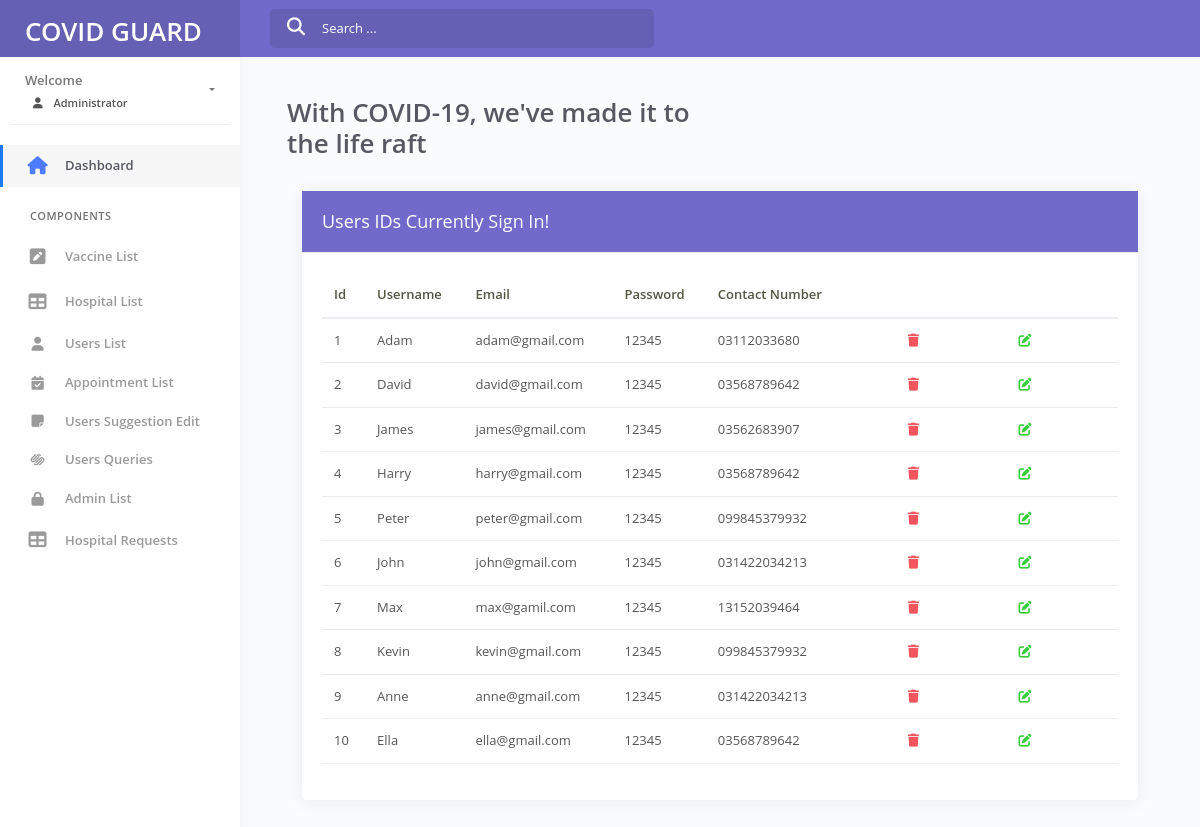
Screenshot of /Admin/Admin_panel/user.php with the database file from the repository.
### tables this page shows
CREATE TABLE `user_register` (
  `id` int(11) NOT NULL,
  `username` varchar(255) NOT NULL,
  `email` varchar(255) NOT NULL,
  `password` varchar(255) NOT NULL,
  `contact` varchar(255) NOT NULL
);

### Admin/Admin_panel/user.php (the view, shortened to what this page needs)
<?php
include("header.php");
include("connection.php");
?>
<link rel="stylesheet" href="https://cdnjs.cloudflare.com/ajax/libs/font-awesome/6.5.2/css/all.min.css" />
<div class="main-panel">
	<div class="content">
		<div class="page-inner">
          <div class="content-body">
    <div class="container-fluid">
        <div class="row page-titles mx-0">
                    <div class="col-sm-6 p-md-0">
                        <div class="welcome-text">
                            <h1 class="display-5 fw-bold my-3">With COVID-19, we've made it to the life raft</h1>
                        </div>
                    </div>
                </div>
            <div class="col-lg-12 mt-3">
                <div class="card">
                    <div class=" bg-secondary text-white card-header">
                        <h4 class="text-white card-title">Users IDs Currently Sign In!</h4>
                    </div>
                    <div class="card-body">
                        <div class="table-responsive ">
                            <table class="table table-responsive-sm text-dark">
                                <thead>
                                    <tr>
                                        <th>Id</th>
                                        <th>Username</th>
                                        <th>Email</th>
                                        <th>Password</th>
                                        <th>Contact Number</th>
                                        <th></th>
                                    </tr>
                                </thead>
                                <tbody>
                                <tr>
                                    <?php
                                       $sql = "select * from user_register";
                                       $result = mysqli_query($conn , $sql);
                                    while($rows = mysqli_fetch_assoc($result)){
                                    ?>
                                    <td><?php echo $rows['id'] ?>
                                </td>
                                                <td><?php echo $rows['username'] ?></td>
                                                <td><?php echo $rows['email'] ?> </td>
                                                <td><?php echo $rows['password'] ?> </td>
                                                <td><?php echo $rows['contact'] ?> </td>
                                                 <td>
                                                 <a href="user_delete.php?id=<?php echo $rows['id'];?>" class="mx-5 text-danger"> <i class="fa-solid fa-trash"></i></a>
                                                 <a href="user_edit.php?id=<?php echo $rows['id'];?>" class="mx-5 text-success"> <i class="fa-solid fa-pen-to-square"></i></a>
                                                 </td>
                                </tr>
                                    <?php  } ?>
                              </tbody>
                            </table>
                        </div>
                    </div>
                </div>
            </div>
        </div>
    </div>
</div>
    </div>
</div>
<?php
    include("footer.php");
?>

### rows the page displays
user_register: id "1", username "Adam", email "adam@gmail.com", password "12345", contact "03112033680"
user_register: id "2", username "David", email "david@gmail.com", password "12345", contact "03568789642"
user_register: id "3", username "James", email "james@gmail.com", password "12345", contact "03562683907"
user_register: id "4", username "Harry", email "harry@gmail.com", password "12345", contact "03568789642"
user_register: id "5", username "Peter", email "peter@gmail.com", password "12345", contact "099845379932"
user_register: id "6", username "John", email "john@gmail.com", password "12345", contact "031422034213"
user_register: id "7", username "Max", email "max@gamil.com", password "12345", contact "13152039464"
user_register: id "8", username "Kevin", email "kevin@gmail.com", password "12345", contact "099845379932"
user_register: id "9", username "Anne", email "anne@gmail.com", password "12345", contact "031422034213"
user_register: id "10", username "Ella", email "ella@gmail.com", password "12345", contact "03568789642"
